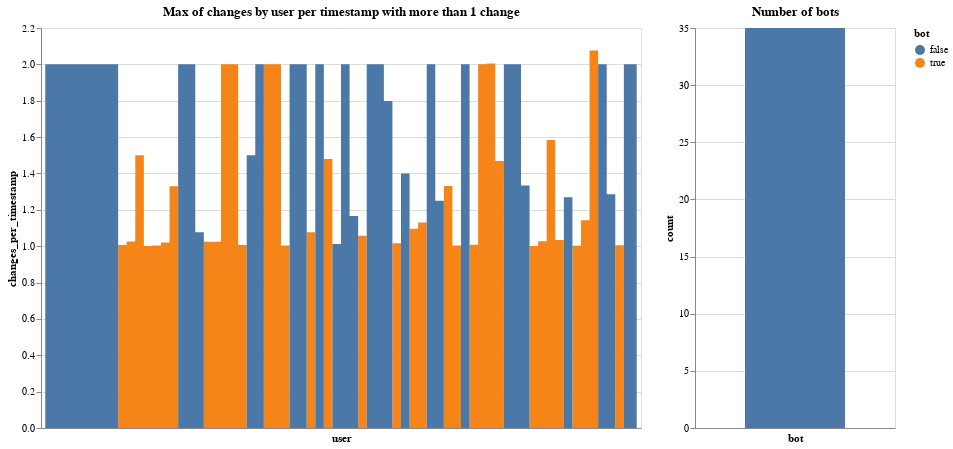

Notebook code for this chart:
### Code cell
from datetime import datetime

df_edits['timestamp_parsed'] = df_edits.timestamp.map(lambda x: datetime.fromtimestamp(x))

avg_changes_per_timestamp = df_edits[['user', 'timestamp']].value_counts().groupby('user').mean().reset_index()
avg_changes_per_timestamp.columns = ['user', 'changes_per_timestamp']
avg_changes_per_timestamp['bot'] = avg_changes_per_timestamp.user.map(lambda x: gd_dict[x])

np.random.seed(42)

avg_changes_per_timestamp = avg_changes_per_timestamp[avg_changes_per_timestamp.changes_per_timestamp > 1.]

num = avg_changes_per_timestamp[avg_changes_per_timestamp.bot].shape[0]
print(f'There are {num} bots')

bot_sample_df = avg_changes_per_timestamp[avg_changes_per_timestamp.bot].sample(num)
not_bot_sample_df = avg_changes_per_timestamp[~avg_changes_per_timestamp.bot].sample(num)

sample_df = pd.concat([bot_sample_df, not_bot_sample_df])
sample_df = sample_df[sample_df.changes_per_timestamp < 4]

chart_counts = alt.Chart(sample_df).mark_area(
    interpolate='step'
).encode(
    x = alt.X('user', axis=alt.Axis(labels=False, ticks=False)),
    y = alt.Y('changes_per_timestamp:Q'),
    color = alt.Color('bot:N'),
    tooltip = [alt.Tooltip('user'), alt.Tooltip('changes_per_timestamp:Q')]
).properties(
    width = 600,
    height = 400,
    title = 'Max of changes by user per timestamp with more than 1 change'
)

chart_bots = alt.Chart(sample_df).mark_area(
    interpolate='step'
).encode(
    x = alt.X('bot:N', axis=alt.Axis(labels=False, ticks=False)),
    y = alt.Y('count()', title='count'),
    tooltip = [
        alt.Tooltip('count()', title='No of users'), 
        alt.Tooltip('bot')
    ]
).properties(
    width = 200,
    height = 400,
    title = 'Number of bots'
)

chart_counts | chart_bots

### Figure 1 — Vega-Lite specification as saved in the notebook (floating-point values rounded to 4 significant figures)
{"config": {"view": {"continuousWidth": 400, "continuousHeight": 300}}, "hconcat": [{"mark": {"type": "area", "interpolate": "step"}, "encoding": {"color": {"type": "nominal", "field": "bot"}, "tooltip": [{"type": "nominal", "field": "user"}, {"type": "quantitative", "field": "changes_per_timestamp"}], "x": {"type": "nominal", "axis": {"labels": false, "ticks": false}, "field": "user"}, "y": {"type": "quantitative", "field": "changes_per_timestamp"}}, "height": 400, "title": "Max of changes by user per timestamp with more than 1 change", "width": 600}, {"mark": {"type": "area", "interpolate": "step"}, "encoding": {"tooltip": [{"type": "quantitative", "aggregate": "count", "title": "No of users"}, {"type": "nominal", "field": "bot"}], "x": {"type": "nominal", "axis": {"labels": false, "ticks": false}, "field": "bot"}, "y": {"type": "quantitative", "aggregate": "count", "title": "count"}}, "height": 400, "title": "Number of bots", "width": 200}], "data": {"name": "data-040910e9e726db37dd9439e4b6eabe3c"}, "$schema": "https://vega.github.io/schema/vega-lite/v4.8.1.json", "datasets": {"data-040910e9e726db37dd9439e4b6eabe3c": [{"user": "ԱշբոտՏՆՂ", "changes_per_timestamp": 1.005, "bot": true}, {"user": "DschwenBot", "changes_per_timestamp": 2.0, "bot": true}, {"user": "MalnadachBot", "changes_per_timestamp": 2.004, "bot": true}, {"user": "SchlurcherBot", "changes_per_timestamp": 1.583, "bot": true}, {"user": "FlickreviewR 2", "changes_per_timestamp": 1.076, "bot": true}, {"user": "SeroBOT", "changes_per_timestamp": 1.034, "bot": true}, {"user": "JarBot", "changes_per_timestamp": 1.13, "bot": true}, {"user": "DatBot", "changes_per_timestamp": 1.007, "bot": true}, {"user": "Citation bot", "changes_per_timestamp": 1.024, "bot": true}, {"user": "FuzzyBot", "changes_per_timestamp": 1.479, "bot": true}, {"user": "CountHacker", "changes_per_timestamp": 2.0, "bot": true}, {"user": "TaxonBota", "changes_per_timestamp": 2.077, "bot": true}, {"user": "Anakabot", "changes_per_timestamp": 1.007, "bot": true}, {"user": "Biobot", "changes_per_timestamp": 1.003, "bot": true}, {"user": "Sartle.wiki.bot", "changes_per_timestamp": 1.028, "bot": true}, {"user": "Edoderoobot", "changes_per_timestamp": 1.003, "bot": true}, {"user": "InceptionBot", "changes_per_timestamp": 1.017, "bot": true}, {"user": "Bot1058", "changes_per_timestamp": 1.02, "bot": true}, {"user": "AnomieBOT", "changes_per_timestamp": 1.025, "bot": true}, {"user": "MGA73bot", "changes_per_timestamp": 1.007, "bot": true}, {"user": "BOT-Superzerocool", "changes_per_timestamp": 1.5, "bot": true}, {"user": "SteinsplitterBot", "changes_per_timestamp": 1.143, "bot": true}, {"user": "BetanBOT", "changes_per_timestamp": 1.001, "bot": true}, {"user": "Soweego bot", "changes_per_timestamp": 1.003, "bot": true}, {"user": "KrBot2", "changes_per_timestamp": 1.004, "bot": true}, {"user": "Mr.Ibrahembot", "changes_per_timestamp": 1.469, "bot": true}, {"user": "Cyberbot I", "changes_per_timestamp": 2.0, "bot": true}, {"user": "KrBot", "changes_per_timestamp": 1.33, "bot": true}, {"user": "HBC AIV helperbot5", "changes_per_timestamp": 1.057, "bot": true}, {"user": "MalarzBOT", "changes_per_timestamp": 2.0, "bot": true}, {"user": "BotMultichillT", "changes_per_timestamp": 1.329, "bot": true}, {"user": "JackBot", "changes_per_timestamp": 1.095, "bot": true}, {"user": "Cewbot", "changes_per_timestamp": 1.024, "bot": true}, {"user": "EVA3.0 (bot)", "changes_per_timestamp": 2.0, "bot": true}, {"user": "RottenBot", "changes_per_timestamp": 1.001, "bot": true}, {"user": "203.220.72.139", "changes_per_timestamp": 2.0, "bot": false}, {"user": "Gemarshall", "changes_per_timestamp": 2.0, "bot": false}, {"user": "212.117.136.141", "changes_per_timestamp": 2.0, "bot": false}, {"user": "Herzi Pinki", "changes_per_timestamp": 1.798, "bot": false}, {"user": "45.124.56.218", "changes_per_timestamp": 2.0, "bot": false}, {"user": "Jonnmann", "changes_per_timestamp": 2.0, "bot": false}, {"user": "Folengo", "changes_per_timestamp": 2.0, "bot": false}, {"user": "Iñaki LL", "changes_per_timestamp": 1.4, "bot": false}, {"user": "Hafidh Wahyu P", "changes_per_timestamp": 2.0, "bot": false}, {"user": "تهارقا", "changes_per_timestamp": 2.0, "bot": false}, {"user": "Simeon", "changes_per_timestamp": 1.269, "bot": false}, {"user": "Camoz87", "changes_per_timestamp": 2.0, "bot": false}, {"user": "Fabrickator", "changes_per_timestamp": 2.0, "bot": false}, {"user": "Onial Khan", "changes_per_timestamp": 2.0, "bot": false}, {"user": "85.201.136.242", "changes_per_timestamp": 2.0, "bot": false}, {"user": "EvguenieSokolov", "changes_per_timestamp": 2.0, "bot": false}, {"user": "Candyyeung168", "changes_per_timestamp": 2.0, "bot": false}, {"user": "2001:4C4E:13DD:7700:4C8C:6E4B:F0A2:98AC", "changes_per_timestamp": 2.0, "bot": false}, {"user": "Carlosjvives", "changes_per_timestamp": 1.077, "bot": false}, {"user": "Dracophyllum", "changes_per_timestamp": 2.0, "bot": false}, {"user": "2601:1C2:4100:6890:E95B:6C69:EF99:BFC4", "changes_per_timestamp": 2.0, "bot": false}, {"user": "Kwamikagami", "changes_per_timestamp": 2.0, "bot": false}, {"user": "Kaifeng.zhu", "changes_per_timestamp": 1.25, "bot": false}, {"user": "Rachmat04", "changes_per_timestamp": 1.333, "bot": false}, {"user": "2001:268:9A07:359:57C:6F5:58D2:60CC", "changes_per_timestamp": 2.0, "bot": false}, {"user": "78.148.174.77", "changes_per_timestamp": 2.0, "bot": false}, {"user": "OtsoTA", "changes_per_timestamp": 2.0, "bot": false}, {"user": "GBG", "changes_per_timestamp": 1.012, "bot": false}, {"user": "Wesha", "changes_per_timestamp": 2.0, "bot": false}, {"user": "Леонід Панасюк", "changes_per_timestamp": 1.286, "bot": false}, {"user": "Gras-Ober", "changes_per_timestamp": 1.167, "bot": false}, {"user": "DinoKenner", "changes_per_timestamp": 1.5, "bot": false}, {"user": "2600:1700:2FD1:750:78E5:7FD7:A34D:E090", "changes_per_timestamp": 2.0, "bot": false}, {"user": "麦島広基", "changes_per_timestamp": 2.0, "bot": false}, {"user": "Haaaar4", "changes_per_timestamp": 2.0, "bot": false}]}}
